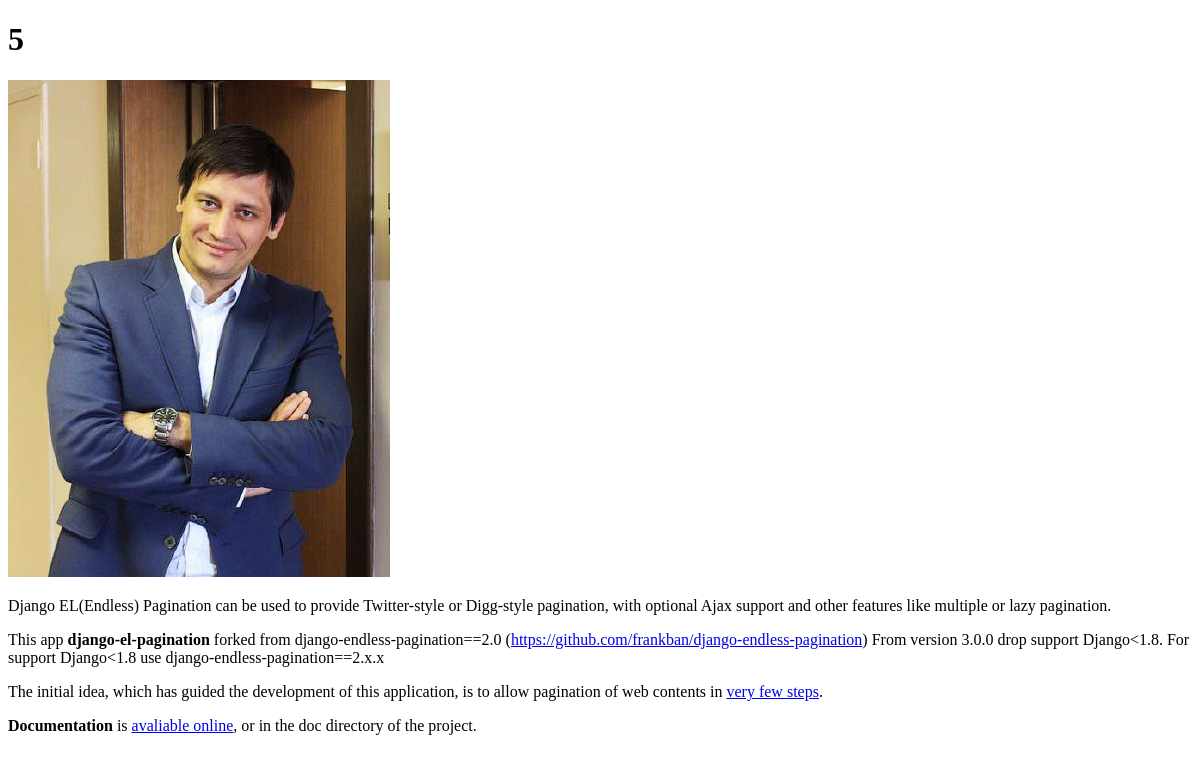
Screenshot of /test-category/5-6/ with the database file from the repository.
### blog/models.py (models this page shows, shortened)
class Post(models.Model):
    title = models.CharField(max_length=150)
    description = RichTextField(max_length = 500, config_name = "description",
                                blank=True)
    text = RichTextUploadingField(config_name = "post")
    today = datetime.date.today()
    post_image = models.ImageField(upload_to =
                        str(today.year)+'/'
                        +str(today.month)+'/'+str(today.day)+'/', blank=True)
    post_image.short_description = 'Image'
    def get_image(self):
        return mark_safe('<img src="%s" />' % (self.post_thumbnail.url))
    get_image.short_description = 'Thumbnail'
    post_thumbnail = ImageSpecField(source='post_image',
                                processors=[ResizeToFit(640, 480)],
                                format='JPEG',
                                options={'quality': 85})
    created = models.DateTimeField(auto_now_add=True)
    edited = models.DateTimeField(auto_now=True)
    published = models.DateTimeField(default=timezone.now)
    author = models.ForeignKey('User') ###
    category = models.ForeignKey('Category')
    tags = models.ManyToManyField('Tag',
                                        related_name='posts',
                                        related_query_name='post',
                                        blank=True)
    url = models.SlugField(blank=True)
    STATUS = (
                ("D", "Draft"),
                ("P","Published"),
    )
    status = models.CharField(max_length=1, choices=STATUS, default="D")
    ordering = ('-published',)

### blog/views.py (the view)
def single_post(request, category, title, id):
    post = Post.objects.get(pk=id)
    return render(request, 'single.html', {'post': post })

### templates/single.html (shortened to what this page needs)
{% extends "index.html" %}
{% block content %}
{% autoescape off %}
<h1>{{ post.title }}</h1>
{% if post.post_image %}
<p>
  <img src="{{ MEDIA_URL }}{{ post.post_image.url }}"></a>
</p>
{% endif %}
<p>
  {{ post.text }}
</p>
{% endautoescape %}
{% endblock %}

### templates/index.html (shortened to what this page needs)
{% load staticfiles %}
<!DOCTYPE html>
<html>
<head>
<link rel="stylesheet" href="/static/css/backtotop.css" type="text/css">
</head>
<body>
<div class="content">
  {% block content %}
  {% endblock %}
</div>
</body>
</html>

### rows the page displays
Post: title "5", post_image (picture), text "Django EL(Endless) Pagination can be used to provide Twitter-style or Digg-style pagination, with optional Ajax support and other features like multiple or lazy pagination. This app django-el-pagination forked from django-endless-pagination==2.0 ( https://github.com/frankban/django-endless-pagination ) From version 3.0.0 drop support Django<1.8. For support Django<1.8 use django-endless-pagination==2.x.x The initial idea, which has guided the development of this application, is to allow pagination of web contents in very few steps . Documentation is avaliable online , or in the doc directory of the project."
